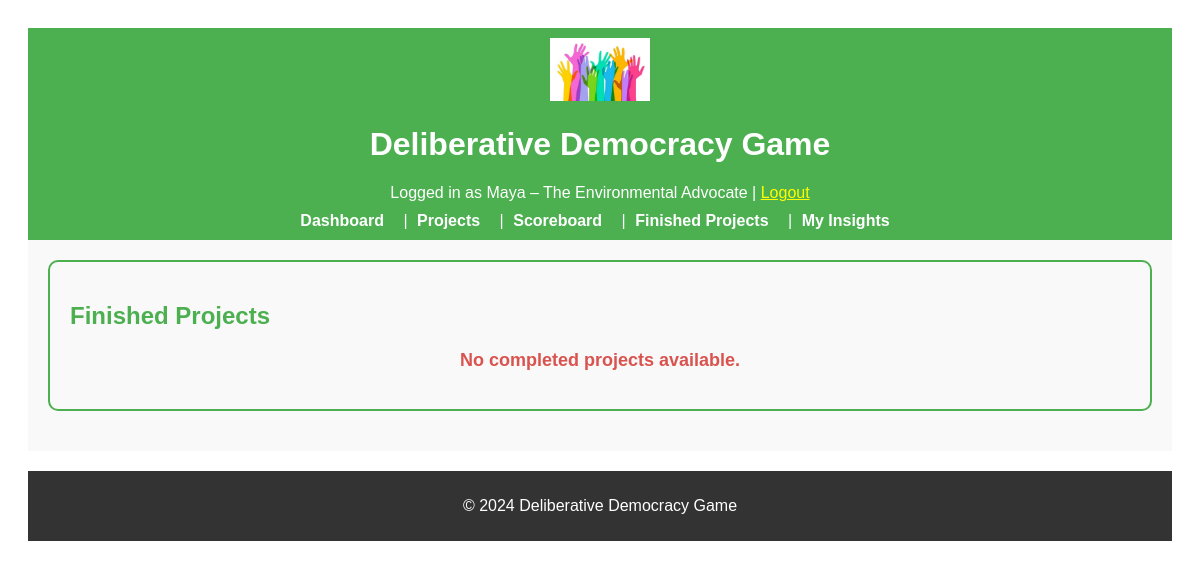
The app's page /finished_projects (signed in), older data.
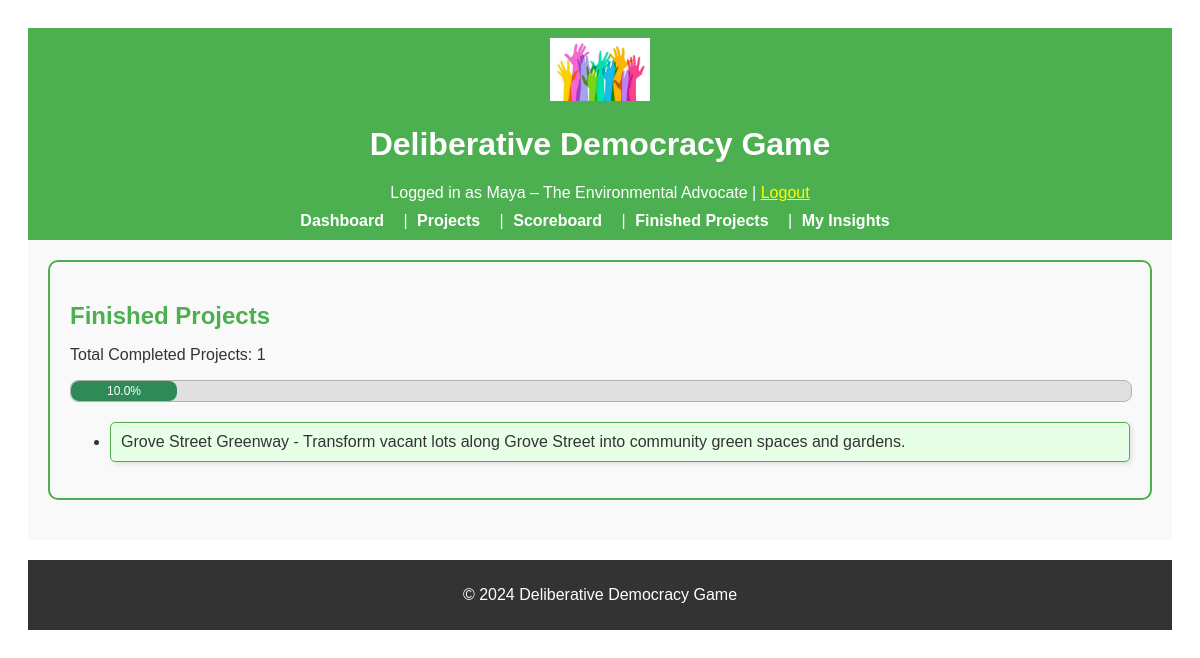
The same page, newer data.
### app/models.py (models this page shows, shortened)
class Project(db.Model):
    __tablename__ = "projects"
    id = db.Column(db.Integer, primary_key=True)
    name = db.Column(db.String(128), nullable=False)
    description = db.Column(db.Text, nullable=True)
    outcomes = db.Column(db.Text, nullable=True)
    required_resources = db.Column(db.Text, nullable=True)
    is_completed = db.Column(db.Boolean, default=False)
    personal_metric_updates = db.Column(
        db.JSON, nullable=True
    )  # JSON for user-specific metric updates

### app/routes.py (the view)
@main.route("/finished_projects")
@login_required
def finished_projects():
    projects = Project.query.filter_by(is_completed=True).all()
    for project in projects:
        project.description = re.sub(r"http\S+|<a .*?>.*?</a>", "", project.description)
    total_projects = Project.query.count()  # Get the total number of projects
    return render_template(
        "finished_projects.html", projects=projects, total_projects=total_projects
    )

### app/routes.py (called while the page is built)
@login_manager.user_loader
def load_user(user_id):
    return User.query.get(int(user_id))

### app/templates/finished_projects.html (shortened to what this page needs)
{% extends "base.html" %}
{% block content %}
<div class="finished-projects-container">
    <h2 class="finished-projects-header">Finished Projects</h2>
    {% if projects %}
    <p>Total Completed Projects: {{ projects|length }}</p>
    <div class="progress-bar-container completed-projects-container">
        <div class="progress-bar completed-projects"
            style="width: {{ (projects|length / total_projects) * 100 }}%; max-width: 100%;">
            {{ (projects|length / total_projects) * 100 | round(1) }}%
        </div>
    </div>
    <ul>
        {% for project in projects %}
        <li class="finished-project-item">{{ project.name }} - {{ project.description }}</li>
        {% endfor %}
    </ul>
    {% else %}
    <p class="no-projects-message">No completed projects available.</p>
    {% endif %}
</div>
{% endblock %}

Row changes from the older to the newer data that the page shows:
now on this page (row edited): Project: name "Grove Street Greenway", description "Transform vacant lots along Grove Street into community green spaces and gardens."
Text that changed along with them:
{{ projects|length }}: (not shown) → "1"
{{ (projects|length / total_projects) * 100 | round(1) }}: (not shown) → "10.0"
text no longer shown: "No completed projects available."
text now shown: "Total Completed Projects: %"
